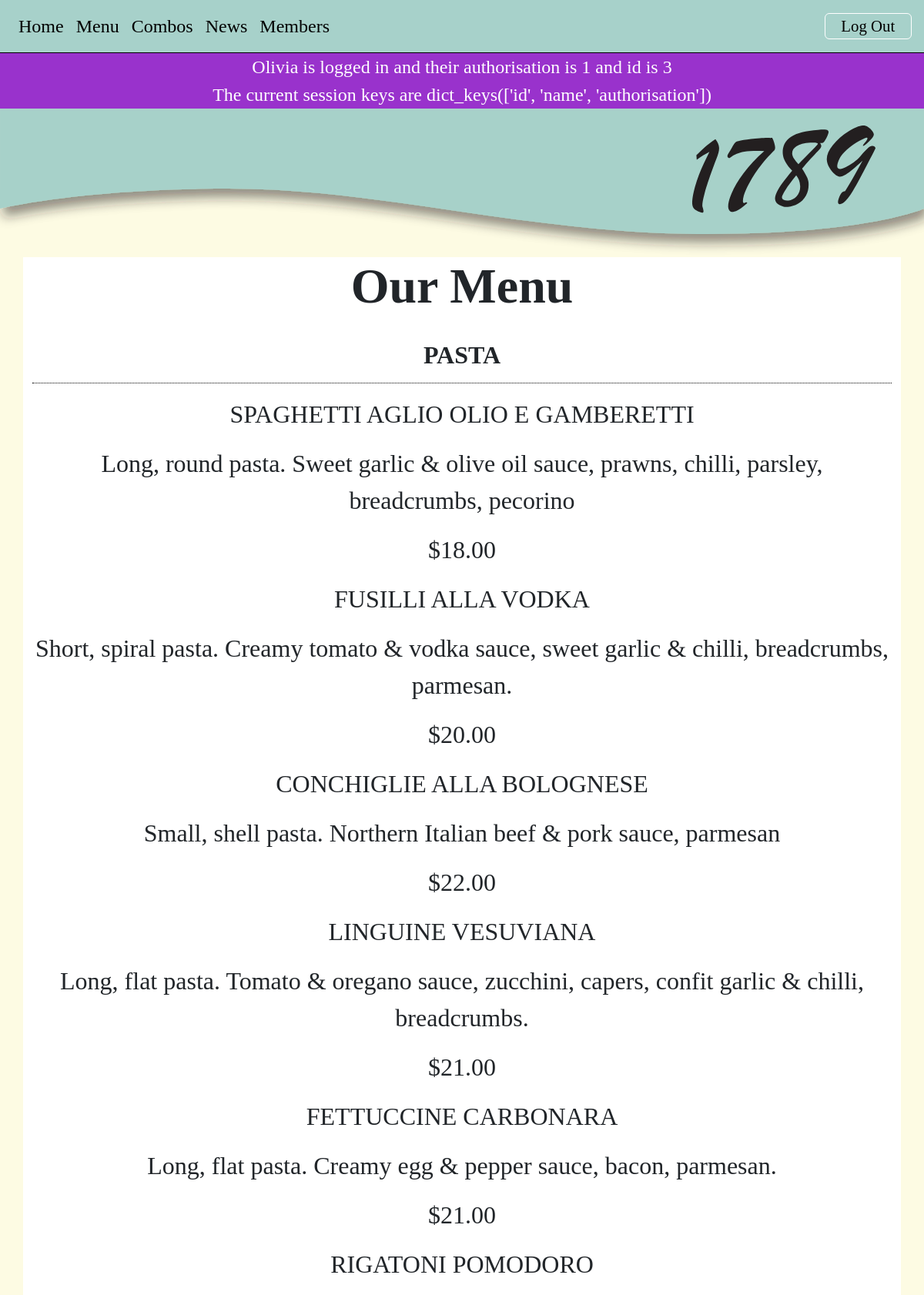
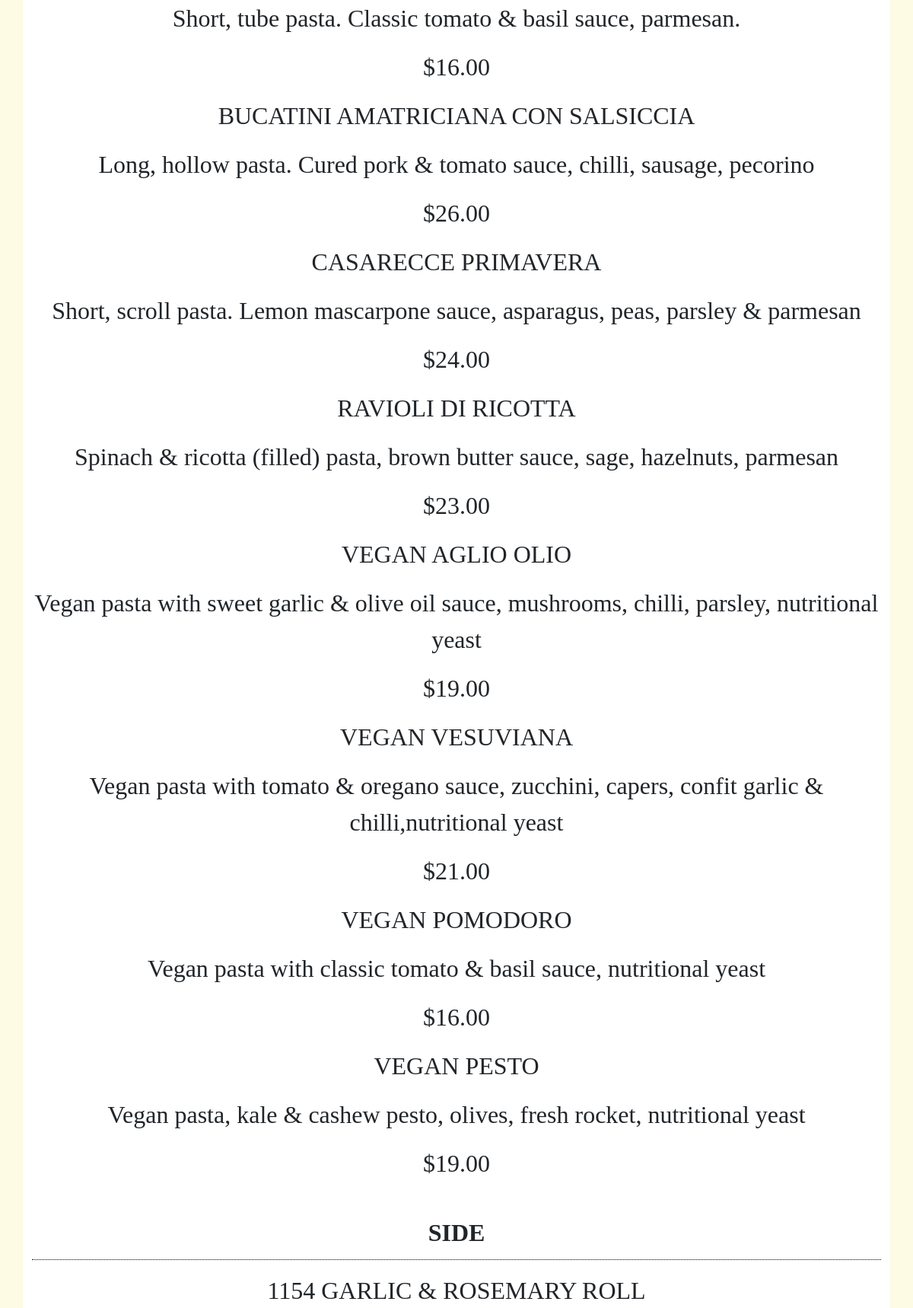
Screenshot of /menu (signed in, upper part) with the database file from the repository (2 pictures, top to bottom).
### tables this page shows
CREATE TABLE food(
  food_id integer primary key autoincrement not null,
    title text not null unique,
    price real not null,
    description text unique,
    type text not null,
    image text
);

### server.py (the view)
@app.route('/menu')
def menu():
    sql = """select title, description, price, type from food"""
    result = run_search_query_tuples(sql, (), db_path, True)
    return render_template("menu.html", menu=result)

### db_functions.py (called while the page is built)
def run_search_query_tuples(sql_query, values_tuple, file_path, rowfactory=False):
    result = None
    try:
        db = sqlite3.connect(file_path)
        if rowfactory:
            db.row_factory = sqlite3.Row
        cursor = db.cursor()
        cursor.execute(sql_query, values_tuple)
        result = cursor.fetchall()
        cursor.close()
    except sqlite3.Error as error:
        print("Error running search query tuples: {}".format(error))
        return None
    db.close()
    if result is None:
        print("No search values were found")
    return result

### server.py (called while the page is built)
@app.template_filter()
def make_price(p):
    return "${:.2f}".format(p)

### templates/menu.html (shortened to what this page needs)
{% extends "layout.html" %}
{% block banner %}
static/images/small_banner.svg
{% endblock %}
{% block content %}
<div class="container-lg">
    <h1>Our Menu</h1>
    {% set ns=namespace(type = "") %}
    {% for row in menu %}
    {% if ns.type != row['type'] %}
    <h2 class="body-text menu-title"> {{ row['type'] }}</h2>
        {% set ns.type=row['type'] %}
    {% endif %}
    <p class="body-text"> {{ row['title'] }}</p>
    <p class="body-text"> {{ row['description'] }}</p>
    <p class="body-text"> {{ row['price'] | make_price }}</p>
    {% endfor %}
</div>
{% endblock %}

### static/styles.css (style rules this page uses)
:root { --brand-paper: rgb(253,251,227); --brand-green: rgb(167,209,202); --brand-green-pale: rgb(223,237,224); }
body { font-family: 'Cormorant Garamond', serif; font-size: 100%; background-color: var(--brand-paper); margin:0; }
.body-text { font-size: 2em; text-align: center; }
h1 { font-size: 4em; text-align: center; font-weight: 600; margin: 0; }
h2 { border-bottom: 1px solid gray; }
.container-lg { border: 0px solid pink; background-color: rgb(255,255,255); overflow: auto; margin-bottom: 2.5em; }
.menu-title { border-bottom: 1px dotted black; padding: 1em 0 0.5em 0; font-weight: bold; margin-bottom: 0.5em; }

### rows the page displays
food: type "PASTA", title "SPAGHETTI AGLIO OLIO E GAMBERETTI", description "Long, round pasta. Sweet garlic & olive oil sauce, prawns, chilli, parsley, breadcrumbs, pecorino", price|make_price "$18.00"
food: title "FUSILLI ALLA VODKA", description "Short, spiral pasta. Creamy tomato & vodka sauce, sweet garlic & chilli, breadcrumbs, parmesan.", price|make_price "$20.00"
food: title "CONCHIGLIE ALLA BOLOGNESE", description "Small, shell pasta. Northern Italian beef & pork sauce, parmesan", price|make_price "$22.00"
food: title "LINGUINE VESUVIANA", description "Long, flat pasta. Tomato & oregano sauce, zucchini, capers, confit garlic & chilli, breadcrumbs.", price|make_price "$21.00"
food: title "FETTUCCINE CARBONARA", description "Long, flat pasta. Creamy egg & pepper sauce, bacon, parmesan.", price|make_price "$21.00"
food: title "RIGATONI POMODORO", description "Short, tube pasta. Classic tomato & basil sauce, parmesan.", price|make_price "$16.00"
food: title "BUCATINI AMATRICIANA CON SALSICCIA", description "Long, hollow pasta. Cured pork & tomato sauce, chilli, sausage, pecorino", price|make_price "$26.00"
food: title "CASARECCE PRIMAVERA", description "Short, scroll pasta. Lemon mascarpone sauce, asparagus, peas, parsley & parmesan", price|make_price "$24.00"
food: title "RAVIOLI DI RICOTTA", description "Spinach & ricotta (filled) pasta, brown butter sauce, sage, hazelnuts, parmesan", price|make_price "$23.00"
food: title "VEGAN AGLIO OLIO", description "Vegan pasta with sweet garlic & olive oil sauce, mushrooms, chilli, parsley, nutritional yeast", price|make_price "$19.00"
food: title "VEGAN VESUVIANA", description "Vegan pasta with tomato & oregano sauce, zucchini, capers, confit garlic & chilli,nutritional yeast", price|make_price "$21.00"
food: title "VEGAN POMODORO", description "Vegan pasta with classic tomato & basil sauce, nutritional yeast", price|make_price "$16.00"
food: title "VEGAN PESTO", description "Vegan pasta, kale & cashew pesto, olives, fresh rocket, nutritional yeast", price|make_price "$19.00"
food: type "SIDE", title "1154 GARLIC & ROSEMARY ROLL"

### other values shown
{{ session['name'] }} "Olivia"
{{ session['authorisation'] }} "1"
{{ session['id'] }} "3"
{{ session.keys() }} "dict_keys(['id', 'name', 'authorisation'])"
